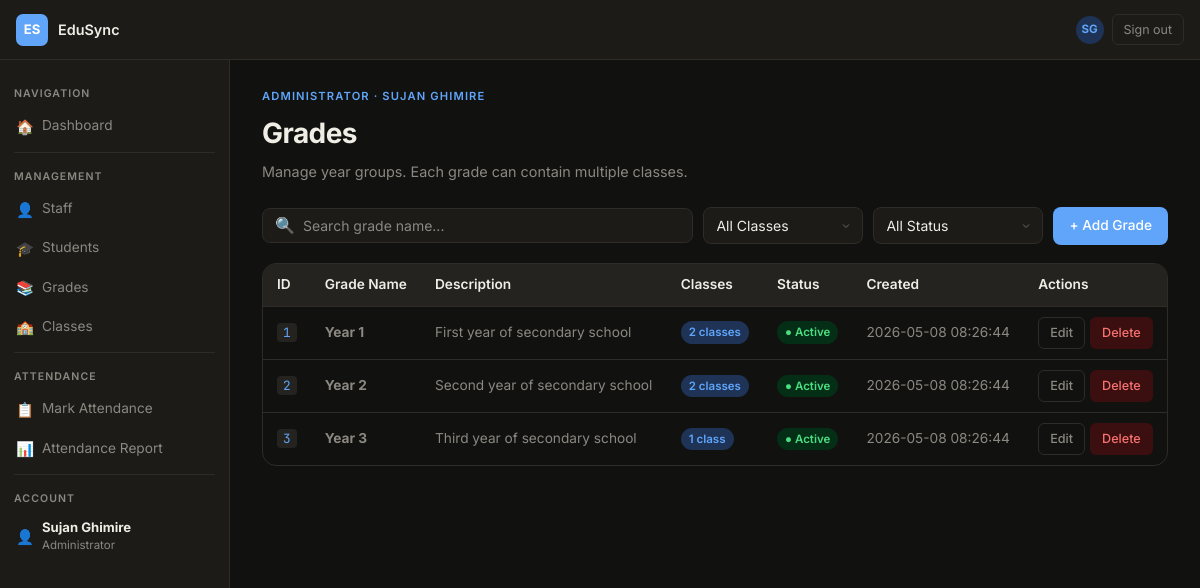
The page /grades/index.php (signed in) on the database its author committed.
### tables this page shows
CREATE TABLE tblGrade (
  gradeId        INT AUTO_INCREMENT PRIMARY KEY,   
  gradeName      VARCHAR(50)  NOT NULL UNIQUE,     
  description    VARCHAR(255) DEFAULT NULL,        
  isGradeActive  BOOLEAN      NOT NULL DEFAULT TRUE,  
  displayOrder   INT          NOT NULL DEFAULT 0,  
  gradeCreatedAt DATETIME     NOT NULL,            
  updatedAt      DATETIME     DEFAULT NULL         
);

### grades/index.php (the view, shortened to what this page needs)
<?php
$sessionUser = $_SESSION['user'];
$pdo = db();
$grades = $pdo->query("
    SELECT g.*, COUNT(c.classId) AS classCount
    FROM tblGrade g
    LEFT JOIN tblClass c
        ON c.gradeId = g.gradeId
        AND c.isClassActive = TRUE
    GROUP BY g.gradeId
    ORDER BY g.gradeId ASC
")->fetchAll();
?>
<!DOCTYPE html>
<html lang="en" data-theme="dark">
<head>
<link rel="stylesheet" href="style.css">
</head>
<body>
<nav class="topnav" id="topnav"></nav>
<div class="app-layout">
  <aside class="sidebar" id="sidebar"></aside>
  <main class="content">
    <div class="page-eyebrow">
      <?= htmlspecialchars($sessionUser['role']) ?>
      ·
      <?= htmlspecialchars($sessionUser['fullName']) ?>
    </div>
    <div class="page-title">Grades</div>
    <div class="page-sub">
      Manage year groups. Each grade can contain multiple classes.
    </div>
    <div class="toolbar">
      <div class="search-bar">
        <span>🔍</span>
        <input
          type="text"
          id="searchInput"
          placeholder="Search grade name..."
        >
      </div>
      <select
        class="form-select"
        id="classFilter"
        style="width:auto; min-width:160px;"
      >
        <option value="">All Classes</option>
      </select>
      <select
        class="form-select"
        id="statusFilter"
        style="width:auto; min-width:170px;"
      >
        <option value="">All Status</option>
      </select>
      <a href="add.php" class="btn btn-primary">
        + Add Grade
      </a>
    </div>
    <div class="table-wrap">
      <table id="gradeTable">
        <thead>
          <tr>
            <th>ID</th>
            <th>Grade Name</th>
            <th>Description</th>
            <th>Classes</th>
            <th>Status</th>
            <th>Created</th>
            <th>Actions</th>
          </tr>
        </thead>
        <tbody>
        <?php if (empty($grades)): ?>
          <tr>
            <td colspan="7">
              <div class="empty-state">
                <div class="empty-icon">🎓</div>
                <p>
                  No grades found.
                  Add your first grade to get started.
                </p>
              </div>
            </td>
          </tr>
        <?php else: ?>
          <?php foreach ($grades as $g): ?>
          <tr
            data-name="<?= strtolower(htmlspecialchars($g['gradeName'])) ?>"
            data-classcount="<?= $g['classCount'] ?>"
            data-status="<?= $g['classCount'] > 0 ? 'active' : 'inactive' ?>"
          >
            <td>
              <code><?= $g['gradeId'] ?></code>
            </td>
            <td>
              <strong>
                <?= htmlspecialchars($g['gradeName']) ?>
              </strong>
            </td>
            <td>
              <?= htmlspecialchars($g['description'] ?? '—') ?>
            </td>
            <td>
              <span class="badge badge-blue">
                <?= $g['classCount'] ?>
                class<?= $g['classCount'] != 1 ? 'es' : '' ?>
              </span>
            </td>
            <td>
              <?php if ($g['classCount'] > 0): ?>
                <span class="badge badge-green">
                  ● Active
                </span>
              <?php else: ?>
                <span class="badge badge-red">
                  ● Inactive
                </span>
              <?php endif; ?>
            </td>
            <td>
              <?= htmlspecialchars($g['gradeCreatedAt']) ?>
            </td>
            <td>
              <div class="action-row">
                <a
                  href="edit.php?id=<?= $g['gradeId'] ?>"
                  class="btn btn-ghost btn-sm"
                >
                  Edit
                </a>
                <a
                  href="delete.php?id=<?= $g['gradeId'] ?>"
                  class="btn btn-danger btn-sm"
                >
                  Delete
                </a>
              </div>
            </td>
          </tr>
          <?php endforeach; ?>
        <?php endif; ?>
        </tbody>
      </table>
    </div>
  </main>
</div>
</body>
</html>

### rows shown on the page
tblgrade: gradeId "1", gradeName "Year 1", description "First year of secondary school", classCount "2", gradeCreatedAt "2026-05-08 08:26:44"
tblgrade: gradeId "2", gradeName "Year 2", description "Second year of secondary school", classCount "2", gradeCreatedAt "2026-05-08 08:26:44"
tblgrade: gradeId "3", gradeName "Year 3", description "Third year of secondary school", classCount "1", gradeCreatedAt "2026-05-08 08:26:44"

### other values the page prints
$sessionUser['role'] "ADMINISTRATOR"
$sessionUser['fullName'] "SUJAN GHIMIRE"
